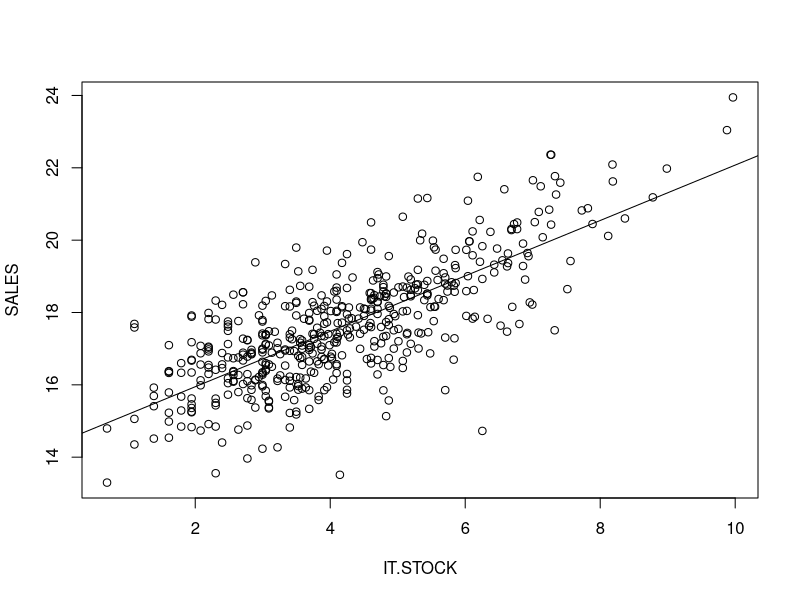

The R script that drew this image:
# set path, working folder path
setwd('./')

#import file
mydata <- read.csv('./sample_data_1_it_firm.csv')

# plot
plot(SALES ~ IT.STOCK, data = mydata)
# cor
cor(mydata$SALES, mydata$IT.STOCK)

# LRM
regresult <- lm(formula = SALES ~ IT.STOCK, data = mydata)
summary(regresult)

# confint
confint(regresult, level = 0.95)

# residual
regresult$residuals
# fitted
regresult$fitted.values

#data frame
newdf <- cbind(mydata$IT.STOCK, mydata$SALES, regresult$fitted.values, regresult$residuals)
# convert dataframe
colnames(newdf) <- c("obs x", "obs y", "fitted y", "residual")
newdf <- data.frame(newdf)

abline(a=14.41633, b=0.766)